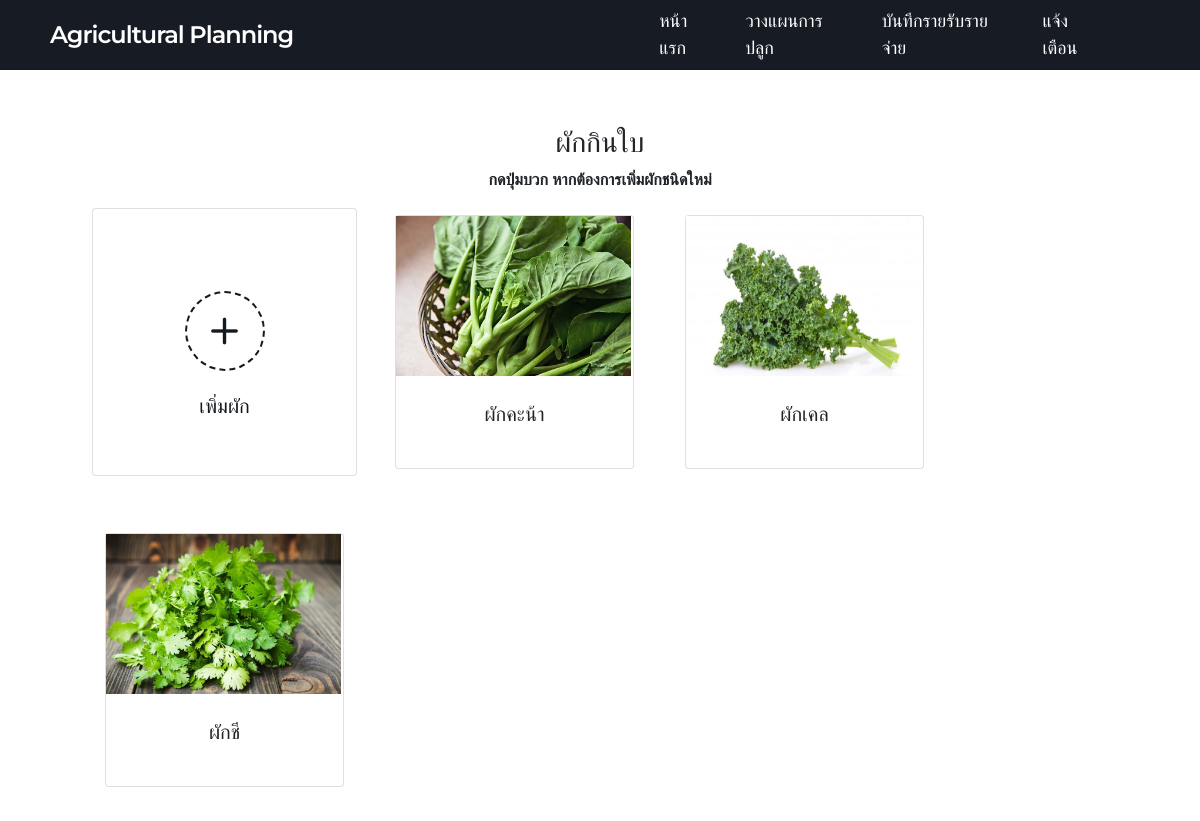
The page /All_Vegetables_leafy.php on the database its author committed.
### tables this page shows
CREATE TABLE `vegetable` (
  `id_Vegetable` int(11) NOT NULL,
  `Name` varchar(99) NOT NULL,
  `distance` int(99) NOT NULL,
  `sow_seeds` int(99) NOT NULL,
  `Planing_period` int(99) NOT NULL,
  `Fertilize` int(99) NOT NULL,
  `soil` int(99) NOT NULL,
  `old` int(3) NOT NULL,
  `img` varchar(999) NOT NULL,
  `Veg_Type_ID` int(11) NOT NULL,
  `id_user` int(99) NOT NULL
);

### All_Vegetables_leafy.php (the view, shortened to what this page needs)
<!DOCTYPE html>
<html lang="en">
<head>
    <link rel="stylesheet" href="./style/All_Vegetables_leafy.css">
    <link rel="stylesheet" href="https://cdnjs.cloudflare.com/ajax/libs/font-awesome/4.7.0/css/font-awesome.min.css">
    <link href="https://cdn.jsdelivr.net/npm/bootstrap@5.1.3/dist/css/bootstrap.min.css" rel="stylesheet">
    <link rel="stylesheet" href="https://unicons.iconscout.com/release/v4.0.0/css/line.css">
    <?php include "./user_menu.php" ?>
</head>
<?php
$all_veg = "SELECT * FROM  vegetable WHERE (Veg_Type_ID = '1') ";
$result = mysqli_query($conn, $all_veg);
?>
<body>
    <div class="container mt-3">
        <h3>ผักกินใบ</h3>
        <p>กดปุ่มบวก หากต้องการเพิ่มผักชนิดใหม่</p>
        <div class="row">
            <div class="wrapper col-2">
                <div class="card">
                    <li class="add-box" class="btn btn-primary" data-bs-toggle="modal" data-bs-target="#myModal">
                        <div class="icon"><i class="uil uil-plus"></i></div>
                        <p>เพิ่มผัก</p>
                </div>
            </div>
            <?php while ($row = $result->fetch_assoc()) : ?>
                <div class="wrapper col-2">
                    <a type="submit" name="cancel" class="btn" href="infor_Vegetables_leafy.php ?id_Vegetable=<?php echo $row['id_Vegetable']; ?>" >
                        <div class="card">
                            <img src="<?php echo $row['img']; ?>" style="width:235px;height:160px">
                            <div class="card-body">
                                <p class="btn"><?php echo $row['Name']; ?></p><br>
                            </div>
                        </div>
                    </a>
                </div>
            <?php endwhile ?>
        </div>
</body>
</html>

### user_menu.php (shortened to what this page needs)
<!DOCTYPE html>
<html lang="en" dir="ltr">
<head>
    <link rel="stylesheet" href="style/user_menu1.css">
    <link rel="stylesheet" href="https://cdnjs.cloudflare.com/ajax/libs/font-awesome/5.15.2/css/all.min.css" />
    <link rel="stylesheet" href="https://cdnjs.cloudflare.com/ajax/libs/font-awesome/4.7.0/css/font-awesome.min.css">
    <link href="https://cdn.jsdelivr.net/npm/bootstrap@5.0.0/dist/css/bootstrap.min.css" rel="stylesheet">
    <link rel="stylesheet" href="https://cdnjs.cloudflare.com/ajax/libs/font-awesome/5.15.3/css/all.min.css" />
</head>
<body>
    <nav>
        <div class="logo">
            Agricultural Planning
        </div>
        <div class="nav-items">
            <li><a href="./index.php" class="nav-link">หน้าแรก</a></li>
            <li><a href="./veg_plant.php" class="nav-link">วางแผนการปลูก</a></li>
            <li><a href="./All_incoum_and Expercs.php" class="nav-link">บันทึกรายรับรายจ่าย</a></li>
            <li><a href="./alerts.php" class="nav-link">แจ้งเตือน</a></li>
            <li><a href="./user.php" class="nav-link" ><?php echo $_SESSION['username'] ?></a></li>
        </div>
    </nav>
</html>
</body>
</html>

### style/All_Vegetables_leafy.css (style rules this page uses)
* { margin: 0; padding: 0; box-sizing: border-box; font-family: 'Poppins', sans-serif; }
img { height:165px; }
.card p { font-size: 20px; }
h3 { padding-top: 40px; }
body { background: #88ABFF; }
.wrapper { margin: 50px; display: grid; gap: 25px; grid-template-columns: repeat(auto-fill, 265px); }
.wrapper li { height: 250px; list-style: none; border-radius: 5px; padding: 0px 00px 0px; background: #fff; }
.mt-3 { text-align: center; font-weight: 600; }
.add-box, .icon, .bottom-content, .popup, header, .settings .menu li { display: flex; align-items: center; justify-content: space-between; }
.add-box { cursor: pointer; flex-direction: column; justify-content: center; }
.add-box .icon { height: 80px; margin-top: 60px; width: 80px; color: #14181f; font-size: 40px; border-radius: 50%; justify-content: center; border: 2px dashed #14181f; }
.add-box p { color: #14181f; font-weight: 500; font-size: 20px; margin-top: 20px; }

### style/user_menu1.css (style rules this page uses)
* { margin: 0; padding: 0; outline: none; box-sizing: border-box; font-family: 'Montserrat', sans-serif; }
body { background: #f2f2f2; }
nav { background: #171c24; display: flex; flex-wrap: wrap; align-items: center; justify-content: space-between; height: 70px; padding: 0 100px; }
nav .logo { color: #fff; font-size: 24px; font-weight: 600; letter-spacing: -1px; }
nav .nav-items { display: flex; flex: 1; padding: 0 0 0 350px; }
nav .nav-items li { list-style: none; }
nav .nav-items li a { color: #fff; font-size: 18px; font-weight: 500; text-decoration: none; }
@media (max-width: 1245px) { nav { padding: 0 50px; } }

### rows shown on the page
vegetable: img (picture), Name "ผักคะน้า"
vegetable: img (picture), Name "ผักเคล"
vegetable: img (picture), Name "ผักชี"
